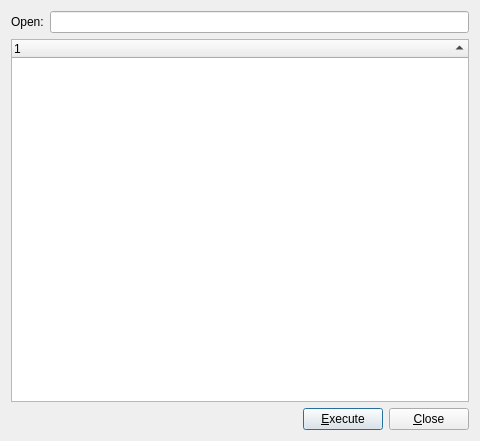
<?xml version="1.0" encoding="UTF-8"?>
<ui version="4.0">
 <class>executer</class>
 <widget class="QDialog" name="executer">
  <property name="windowModality">
   <enum>Qt::ApplicationModal</enum>
  </property>
  <property name="geometry">
   <rect>
    <x>0</x>
    <y>0</y>
    <width>480</width>
    <height>441</height>
   </rect>
  </property>
  <property name="windowTitle">
   <string>Execute</string>
  </property>
  <property name="windowIcon">
   <iconset resource="Res.qrc">
    <normaloff>:/new/Icons/MainIcon</normaloff>:/new/Icons/MainIcon</iconset>
  </property>
  <layout class="QGridLayout" name="gridLayout">
   <item row="2" column="0">
    <layout class="QHBoxLayout" name="horizontalLayout">
     <item>
      <spacer name="horizontalSpacer">
       <property name="orientation">
        <enum>Qt::Horizontal</enum>
       </property>
       <property name="sizeHint" stdset="0">
        <size>
         <width>40</width>
         <height>20</height>
        </size>
       </property>
      </spacer>
     </item>
     <item>
      <widget class="QPushButton" name="btnExecute">
       <property name="text">
        <string>&amp;Execute</string>
       </property>
      </widget>
     </item>
     <item>
      <widget class="QPushButton" name="btnClose">
       <property name="text">
        <string>&amp;Close</string>
       </property>
      </widget>
     </item>
    </layout>
   </item>
   <item row="0" column="0">
    <layout class="QHBoxLayout" name="horizontalLayout_2">
     <item>
      <widget class="QLabel" name="label">
       <property name="text">
        <string>Open:</string>
       </property>
      </widget>
     </item>
     <item>
      <widget class="QLineEdit" name="tbAppName"/>
     </item>
    </layout>
   </item>
   <item row="1" column="0">
    <widget class="QTreeWidget" name="twHelperList">
     <property name="rootIsDecorated">
      <bool>false</bool>
     </property>
     <property name="animated">
      <bool>true</bool>
     </property>
     <property name="wordWrap">
      <bool>true</bool>
     </property>
     <attribute name="headerShowSortIndicator" stdset="0">
      <bool>true</bool>
     </attribute>
     <column>
      <property name="text">
       <string notr="true">1</string>
      </property>
     </column>
    </widget>
   </item>
  </layout>
 </widget>
 <tabstops>
  <tabstop>tbAppName</tabstop>
  <tabstop>btnExecute</tabstop>
  <tabstop>btnClose</tabstop>
  <tabstop>twHelperList</tabstop>
 </tabstops>
 <resources>
  <include location="Res.qrc"/>
 </resources>
 <connections/>
</ui>
